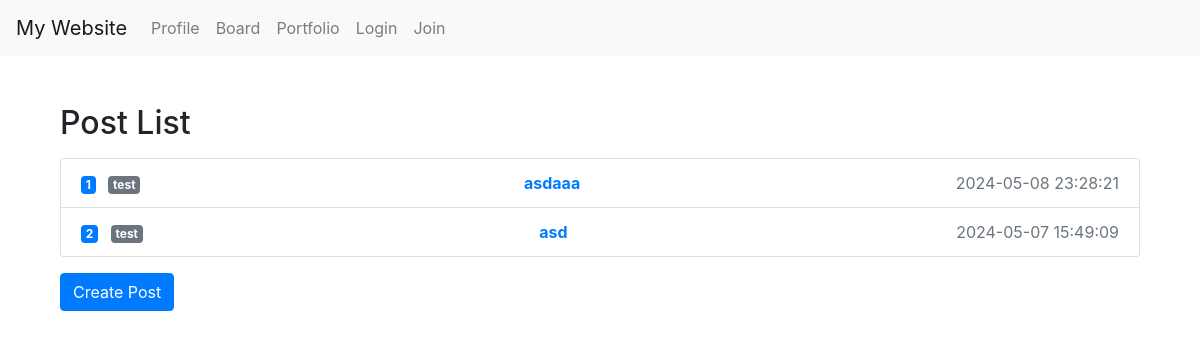
Page /board on the earlier database version.
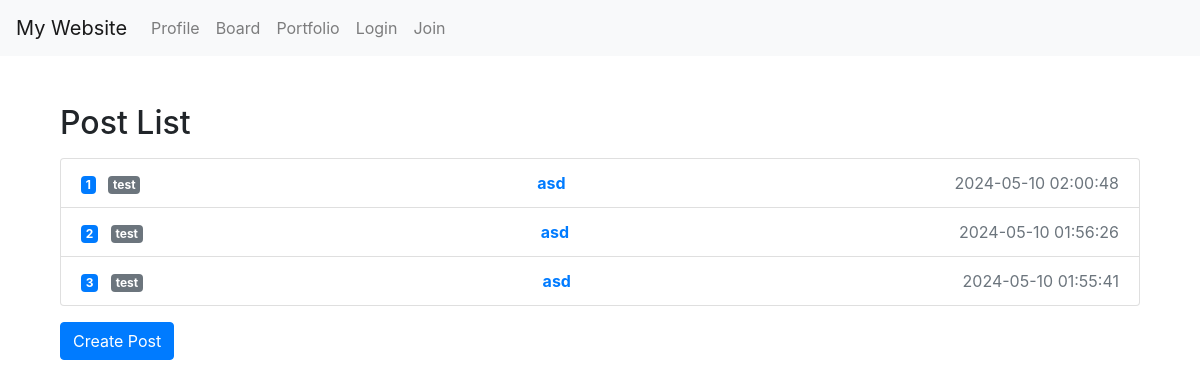
Same page on the later database version.
### tables this page shows
CREATE TABLE boards (
    id INTEGER PRIMARY KEY AUTOINCREMENT,
    U_id VARCHAR(20) NOT NULL,
    username VARCHAR(20) NOT NULL,
    title VARCHAR(100) NOT NULL,
    content TEXT NOT NULL,
    real_filename VARCHAR(128),
    hash_filename VARCHAR(128),
    status INTEGER NOT NULL,
    modification_date DATE NOT NULL DEFAULT (datetime('now', 'localtime')),
    registration_date DATE NOT NULL DEFAULT (datetime('now', 'localtime')),
    FOREIGN KEY(username) REFERENCES members(username),
    FOREIGN KEY(U_id) REFERENCES members(id)
);

### app.py (the view)
@app.route('/board', methods=['GET'])
def board():
    try:
        status = 1
        select_query = """
        SELECT id, title, username, modification_date
        FROM boards WHERE status = ? ORDER BY modification_date DESC;
        """
        cursor.execute(select_query, (status, ))
        posts = cursor.fetchall()
        return render_template('board.html', posts=posts)
    except sqlite3.InternalError:
        msg = "Bulletin board loading failure."
        return redirect(url_for('error', error=error))

### templates/board.html (shortened to what this page needs)
{% extends 'base.html' %}
{% block content %}
<div class="container">
  <h2 class="mt-5 mb-3">Post List</h2>
  <ul class="list-group">
    {% for post in posts %}
    <li class="list-group-item d-flex justify-content-between align-items-center">
      <div>
        <span class="badge badge-primary mr-2">{{ loop.index }}</span>
        <span class="badge badge-secondary mr-2">{{ post[2] }}</span>
      </div>
      <a href="{{ url_for('view_post', id=post[0]) }}">
        <strong>{{ post[1] }}</strong>
      </a>
      <div>
        <span class="text-muted">{{ post[3] }}</span>
      </div>
    </li>
    {% else %}
    <li class="list-group-item">No posts available.</li>
    {% endfor %}
  </ul>
  <a href="{{ url_for('create_post') }}" class="btn btn-primary mt-3">Create Post</a>
</div>
{% endblock %}

### templates/base.html (shortened to what this page needs)
<!DOCTYPE html>
<html lang="en">
<head>
  <link href="https://maxcdn.bootstrapcdn.com/bootstrap/4.5.2/css/bootstrap.min.css" rel="stylesheet">
</head>
<body>
<nav class="navbar navbar-expand-lg navbar-light bg-light">
  <a class="navbar-brand" href="/">My Website</a>
  <div class="collapse navbar-collapse" id="navbarSupportedContent">
    <ul class="navbar-nav mr-auto">
      <li class="nav-item">
        <a class="nav-link" href="/profile">Profile</a>
      </li>
      <li class="nav-item">
        <a class="nav-link" href="/board">Board</a>
      </li>
      <li class="nav-item">
        <a class="nav-link" href="/portfolio">Portfolio</a>
      </li>
      {% if 'username' in session %}
      <li class="nav-item">
        <a class="nav-link" href="/contact">Contact Me</a>
      </li>
      <li class="nav-item">
        <a class="nav-link" href="/logout">Logout</a>
      </li>
      {% else %}
      <li class="nav-item">
        <a class="nav-link" href="/login">Login</a>
      </li>
      <li class="nav-item">
        <a class="nav-link" href="/register">Join</a>
      </li>
      {% endif %}
    </ul>
  </div>
</nav>
<div class="container mt-4">
  {% block content %}{% endblock %}
</div>
</body>
</html>

Differences in the rows shown:
no longer on this page (row edited): boards: username "test", title "asd", modification_date "2024-05-07 15:49:09"
added boards: username "test", title "asd", modification_date "2024-05-10 02:00:48"
added boards: username "test", title "asd", modification_date "2024-05-10 01:56:26"
changed boards (number 3 of 3 on the later page): title "asdaaa" → "asd"; modification_date "2024-05-08 23:28:21" → "2024-05-10 01:55:41"
